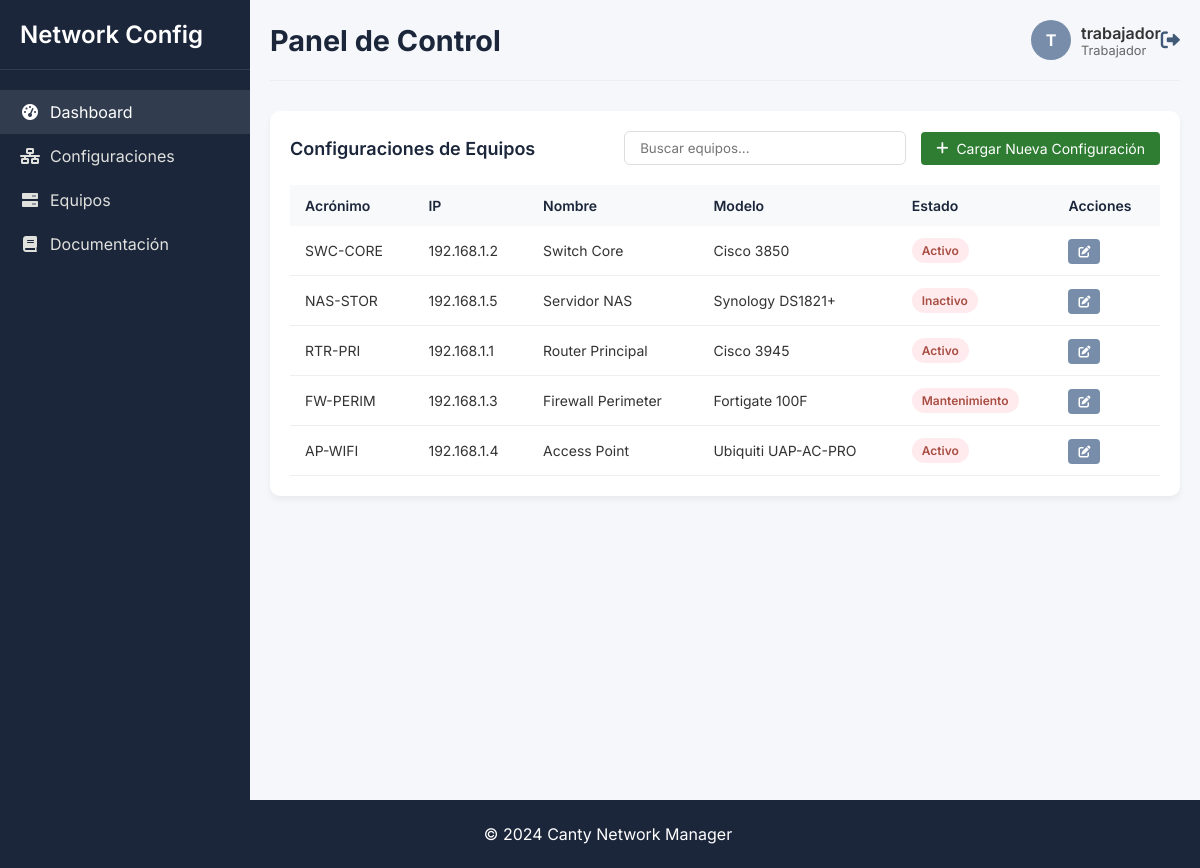
The app's page /list_version (signed in) with its own data.
### tables this page shows
CREATE TABLE User_Login (
        id INTEGER PRIMARY KEY AUTOINCREMENT,
        usuario TEXT UNIQUE NOT NULL,
        contrasena TEXT NOT NULL,
        tipo_usuario INTEGER NOT NULL,
        FOREIGN KEY (tipo_usuario) REFERENCES Tipo_usuario(id)
    );

CREATE TABLE Equipo (
        id INTEGER PRIMARY KEY AUTOINCREMENT,
        region TEXT,
        estado TEXT,
        localidad TEXT,
        nombre_equipo TEXT,
        acronimo TEXT UNIQUE,
        ip TEXT UNIQUE,
        modelo TEXT,
        proveedor TEXT
    );

### app.py (the view)
@app.route('/list_version')
@login_required
def dashboard_list_version():
    try:
        with closing(get_db()) as conn:
            total_devices = conn.execute('SELECT COUNT(*) FROM Equipo').fetchone()[0]
            active_devices = conn.execute('SELECT COUNT(*) FROM Equipo WHERE estado = "activo"').fetchone()[0]
            total_configs = conn.execute('SELECT COUNT(*) FROM Version').fetchone()[0]
            total_users = conn.execute('SELECT COUNT(*) FROM User_Login').fetchone()[0]
            equipos = conn.execute('''
                SELECT * FROM Equipo
                ORDER BY nombre_equipo DESC
                LIMIT 10
            ''').fetchall()
            return render_template('equipos/version/dashboard_version.html',
                                total_devices=total_devices,
                                active_devices=active_devices,
                                total_configs=total_configs,
                                total_users=total_users,
                                equipos=equipos)
    except Exception as e:
        logger.error(f"Error en dashboard: {str(e)}")
        return render_template('error.html', error="Error al cargar el dashboard_list_version")

### app.py (called while the page is built)
@login_manager.user_loader
def load_user(user_id):
    with closing(get_db()) as conn:
        user = conn.execute(
            'SELECT id, usuario, tipo_usuario FROM User_Login WHERE id = ?',
            (user_id,)
        ).fetchone()
        if user:
            return User(user['id'], user['usuario'], user['tipo_usuario'])
    return None

def get_db():
    conn = sqlite3.connect(app.config['DATABASE'])
    conn.row_factory = sqlite3.Row
    return conn

@app.context_processor
def inject_user():
    return dict(current_user=current_user)

    @property
    def is_admin(self):
        return self.user_type == 1 # Asumiendo que 1 es el tipo para admin

### templates/equipos/version/dashboard_version.html (shortened to what this page needs)
{% extends "base.html" %}
{% block extra_css %}
    <link rel="stylesheet" href="{{ url_for('static', filename='css/dashboard.css') }}">
{% endblock %}
{% block content %}
<div class="app-container">
    <aside class="sidebar">
        <div class="sidebar-header">
            <h2>Network Config</h2>
        </div>
        <div class="sidebar-menu">
            <a href="{{ url_for('dashboard') }}" class="menu-item active">
                <i class="fas fa-tachometer-alt"></i>
                <span>Dashboard</span>
            </a>
            <a href="{{ url_for('dashboard_list_version') }}" class="menu-item">
                <i class="fas fa-network-wired"></i>
                <span>Configuraciones</span>
            </a>
            <a href="{{ url_for('list_device') }}" class="menu-item">
                <i class="fas fa-server"></i>
                <span>Equipos</span>
            </a>
            <a href="{{ url_for('documentacion') }}" class="menu-item">
                <i class="fas fa-book"></i>
                <span>Documentación</span>
            </a>
        </div>
    </aside>
    <div class="main-content">
        <div class="header">
            <h1>Panel de Control</h1>
            <div class="user-info">
                <div class="user-avatar">{{ current_user.username[0]|upper }}</div>
                <div>
                    <div class="user-name">{{ current_user.username }}</div>
                    <div class="user-role">
                        {% if current_user.is_admin %}
                        Administrador
                        {% else %}
                        Trabajador
                        {% endif %}
                    </div>
                </div>
                <a href="{{ url_for('logout') }}" class="logout-btn" title="Cerrar sesión">
                    <i class="fas fa-sign-out-alt"></i>
                </a>
            </div>
        </div>
        <div class="table-container">
            <div class="table-header">
                <h3 class="table-title">Configuraciones de Equipos</h3>
                <div class="header-actions">
                    <input type="text" class="search-bar" placeholder="Buscar equipos...">
                    <a href="{{ url_for('upload_version') }}" class="btn-add-config">
                        <i class="fas fa-plus"></i> Cargar Nueva Configuración
                    </a>
                </div>
            </div>
            <table>
                <thead>
                    <tr>
                        <th>Acrónimo</th>
                        <th>IP</th>
                        <th>Nombre</th>
                        <th>Modelo</th>
                        <th>Estado</th>
                        <th>Acciones</th>
                    </tr>
                </thead>
                <tbody>
                    {% for equipo in equipos %}
                    <tr>
                        <td>{{ equipo.acronimo }}</td>
                        <td>{{ equipo.ip }}</td>
                        <td>{{ equipo.nombre_equipo }}</td>
                        <td>{{ equipo.modelo }}</td>
                        <td>
                            <span class="status-badge {% if equipo.estado == 'activo' %}status-active{% else %}status-inactive{% endif %}">
                                {{ equipo.estado }}
                            </span>
                        </td>
                        <td>
                            <a href="{{ url_for('list_version', acronimo=equipo.acronimo) }}" class="action-btn edit-btn">
                                <i class="fas fa-edit"></i>
                            </a>
                        </td>
                    </tr>
                    {% endfor %}
                </tbody>
            </table>
        </div>
    </div>
</div>
{% endblock %}

### static/css/base.css (style rules this page uses)
:root { --primary-dark: #1b263b; --primary: #415a77; --primary-light: #778da9; --background: #e0e1dd; --error: #a84e42; --success: #2e7d32; --warning: #ff9800; }
body { font-family: 'Inter', sans-serif; margin: 0; padding: 0; color: #333; min-height: 100vh; display: flex; flex-direction: column; }

### static/css/dashboard.css (style rules this page uses)
body { font-family: 'Inter', sans-serif; margin: 0; padding: 0; background-color: #f5f7fa; color: #333; }
.app-container { display: flex; min-height: 100vh; }
.sidebar { width: 250px; background-color: var(--primary-dark); color: white; padding: 20px 0; transition: all 0.3s; }
.sidebar-header { padding: 0 20px 20px; border-bottom: 1px solid rgba(255,255,255,0.1); }
.sidebar-header h2 { margin: 0; font-size: 1.5rem; font-weight: 600; }
.sidebar-menu { padding: 20px 0; }
.menu-item { padding: 12px 20px; display: flex; align-items: center; color: var(--background); text-decoration: none; transition: all 0.2s; }
.menu-item:hover, .menu-item.active { background-color: rgba(255,255,255,0.1); color: white; }
.menu-item i { margin-right: 10px; width: 20px; text-align: center; }
.main-content { flex: 1; padding: 20px; }
.header { display: flex; justify-content: space-between; align-items: center; margin-bottom: 30px; padding-bottom: 20px; border-bottom: 1px solid #eee; }
.header h1 { margin: 0; font-size: 1.8rem; color: var(--primary-dark); }
.user-info { display: flex; align-items: center; }
.user-avatar { width: 40px; height: 40px; border-radius: 50%; background-color: var(--primary-light); display: flex; align-items: center; justify-content: center; margin-right: 10px; color: white; font-weight: bold; }
.user-name { font-weight: 600; }
.user-role { font-size: 0.8rem; color: #666; }
.logout-btn { color: var(--primary); background: none; border: none; cursor: pointer; font-size: 1.2rem; }
.table-container { background: white; border-radius: 10px; padding: 20px; box-shadow: 0 4px 6px rgba(0,0,0,0.05); }
.table-header { display: flex; justify-content: space-between; align-items: center; margin-bottom: 20px; }
.table-title { font-size: 18px; font-weight: 600; color: var(--primary-dark); margin: 0; }
.search-bar { padding: 8px 15px; border: 1px solid #ddd; border-radius: 6px; width: 250px; font-family: 'Inter', sans-serif; }
table { width: 100%; border-collapse: collapse; }
th { text-align: left; padding: 12px 15px; background-color: #f8f9fa; color: var(--primary-dark); font-weight: 600; font-size: 14px; }
td { padding: 12px 15px; border-bottom: 1px solid #eee; font-size: 14px; }
.status-badge { padding: 5px 10px; border-radius: 20px; font-size: 12px; font-weight: 600; display: inline-block; }
.status-inactive { background-color: #ffebee; color: var(--error); }
.action-btn { padding: 5px 10px; border-radius: 4px; border: none; cursor: pointer; font-size: 12px; margin-right: 5px; transition: all 0.2s; }
.edit-btn { background-color: var(--primary-light); color: white; }

### templates/equipos/version/dashboard_version.html (style rules this page uses)
.header-actions { display: flex; align-items: center; gap: 15px; }
.btn-add-config { background-color: var(--success); color: white; padding: 8px 15px; border-radius: 4px; text-decoration: none; font-size: 14px; display: flex; align-items: center; gap: 8px; transition: background-color 0.3s; }

### records on screen
User_Login: usuario "T", username "trabajador"
Equipo: acronimo "SWC-CORE", ip "192.168.1.2", nombre_equipo "Switch Core", modelo "Cisco 3850", estado "Activo"
Equipo: acronimo "NAS-STOR", ip "192.168.1.5", nombre_equipo "Servidor NAS", modelo "Synology DS1821+", estado "Inactivo"
Equipo: acronimo "RTR-PRI", ip "192.168.1.1", nombre_equipo "Router Principal", modelo "Cisco 3945", estado "Activo"
Equipo: acronimo "FW-PERIM", ip "192.168.1.3", nombre_equipo "Firewall Perimeter", modelo "Fortigate 100F", estado "Mantenimiento"
Equipo: acronimo "AP-WIFI", ip "192.168.1.4", nombre_equipo "Access Point", modelo "Ubiquiti UAP-AC-PRO", estado "Activo"
